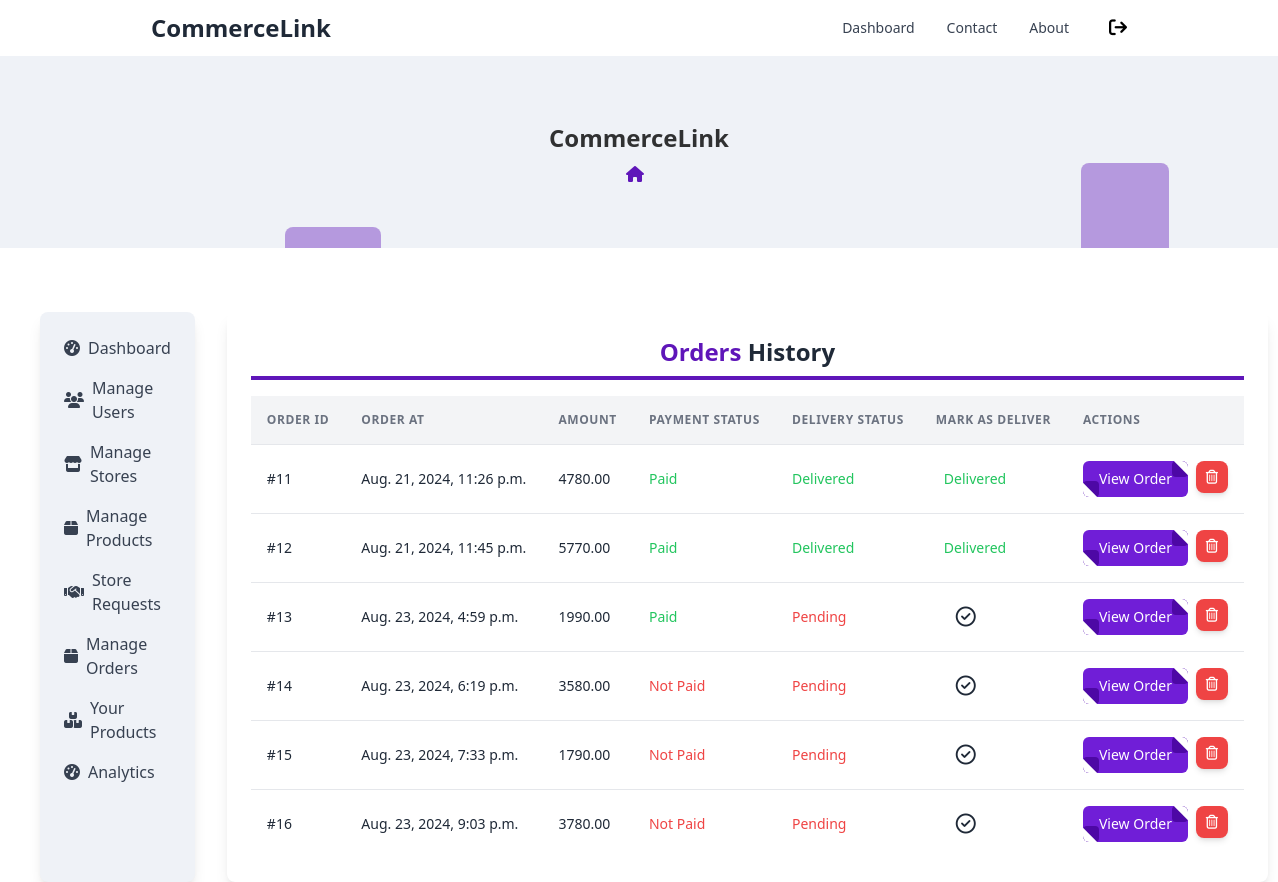
The page /admin_dashboard/all_orders/ (signed in) on the database its author committed.
### products/models.py (models this page shows, shortened)
class Order(models.Model):
    user                    = models.ForeignKey(CustomUser, on_delete=models.CASCADE)
    total_amount            = models.DecimalField(default=0, max_digits=20, decimal_places=2)
    status                  = models.BooleanField(default=False)
    address                 = models.TextField()
    city                    = models.CharField(max_length=128)
    ordered_at              = models.DateTimeField(auto_created=True)
    delivered_at            = models.DateTimeField(auto_now=True)
    is_paid                 = models.BooleanField(default=False)

### marketplace/decorators.py (the view)
        @user_passes_test(lambda u: u.is_authenticated and u.role == role, login_url='/login/')
        def _wrapped_view(request, *args, **kwargs):
            if request.user.is_authenticated and request.user.role == role:
                return view_func(request, *args, **kwargs)
            else:
                return redirect('login')

### admin_dashboard/views.py (called while the page is built)
@role_required('admin')
def all_orders(request):
    orders = Order.objects.all()
    context = {'orders': orders }
    return render(request, "admin_dashboard/all_orders.html", context)

### products/context_processors.py (called while the page is built)
def cart_summary(request):
    cart = request.session.get('cart', {})
    total_quantity = sum(cart.values())
    return {'cart_qty': total_quantity}

def store_context(request):
    store = None
    if request.user.is_authenticated:
        user = request.user
        if user.role == 'seller':
            try:
                store = Store.objects.get(user=user)
            except Store.DoesNotExist:
                store = None
    return {'store': store}

### admin_dashboard/templates/admin_dashboard/all_orders.html (shortened to what this page needs)
{% extends 'main_base.html' %}
{% block maincontent %}
<div class="w-full">
    <h1 class="text-2xl font-bold text-center text-gray-800 border-b-4 border-[#5F16B9] pb-2 mb-4">
        <span class="capitalize text-[#5F16B9]">Orders</span> History
    </h1>
    <div class="font-sans overflow-x-auto">
        {% if orders %}
        <table class="min-w-full divide-y divide-gray-200">
            <thead class="bg-gray-100 whitespace-nowrap">
                <tr>
                    <th class="px-4 py-4 text-left text-xs font-semibold text-gray-500 uppercase tracking-wider">
                        Order ID
                    </th>
                    <th class="px-4 py-4 text-left text-xs font-semibold text-gray-500 uppercase tracking-wider">
                        Order At
                    </th>
                    <th class="px-4 py-4 text-left text-xs font-semibold text-gray-500 uppercase tracking-wider">
                        Amount
                    </th>
                    <th class="px-4 py-4 text-left text-xs font-semibold text-gray-500 uppercase tracking-wider">
                        Payment Status
                    </th>
                    <th class="px-4 py-4 text-left text-xs font-semibold text-gray-500 uppercase tracking-wider">
                        Delivery Status
                    </th>
                    <th class="px-4 py-4 text-left text-xs font-semibold text-gray-500 uppercase tracking-wider">
                        Mark As Deliver
                    </th>
                    <th class="px-4 py-4 text-left text-xs font-semibold text-gray-500 uppercase tracking-wider">
                        Actions
                    </th>
                </tr>
            </thead>
            <tbody class="bg-white divide-y divide-gray-200 whitespace-nowrap">
                {% for order in orders %}
                <tr id="order-{{ order.id }}">
                    <td class="px-4 py-4 text-sm text-gray-800 capitalize">
                        #{{ order.id }}
                    </td>
                    <td class="px-4 py-4 text-sm text-gray-800">
                        {{ order.ordered_at }}
                    </td>
                    <td class="px-4 py-4 text-sm text-gray-800">
                        {{ order.total_amount }}
                    </td>
                    <td class="px-4 py-4 text-sm text-gray-800">
                        {% if order.is_paid %}
                        <span class="text-green-500">Paid</span>
                        {% else %}
                        <span class="text-red-500">Not Paid</span>
                        {% endif %}
                    </td>
                    <td class="px-4 py-4 text-sm text-gray-800">
                        {% if order.status %}
                        <span class="text-green-500">Delivered</span>
                        {% else %}
                        <span class="text-red-500">Pending</span>
                        {% endif %}
                    </td>
                    <td class="px-4 py-4 text-sm text-gray-800">
                        {% if not order.status %}
                        <button class="mark-delivered cursor-pointer hover:text-[#5F16B9] outline-none duration-300" data-id="{{ order.id }}" title="Mark Delivered">
                            <i class="fa-regular fa-circle-check text-xl ml-5"></i>
                        </button>
                        {% else %}
                        <span class="text-green-500 ml-2">Delivered</span>
                        {% endif %}
                    </td>
                    <td class="px-4 py-4 text-sm text-gray-800 flex gap-2">
                        <a href="{% url 'order_summary' order_id=order.id %}">
                            <button class="relative flex items-center px-4 py-2 overflow-hidden font-medium transition-all bg-[#701ED7] rounded-md group">
                                <span class="absolute top-0 right-0 inline-block w-4 h-4 transition-all duration-500 ease-in-out bg-[#4D08A5] rounded group-hover:-mr-4 group-hover:-mt-4">
                                    <span class="absolute top-0 right-0 w-5 h-5 rotate-45 translate-x-1/2 -translate-y-1/2 bg-white"></span>
                                </span>
                                <span class="absolute bottom-0 rotate-180 left-0 inline-block w-4 h-4 transition-all duration-500 ease-in-out bg-[#4D08A5] rounded group-hover:-ml-4 group-hover:-mb-4">
                                    <span class="absolute top-0 right-0 w-5 h-5 rotate-45 translate-x-1/2 -translate-y-1/2 bg-white"></span>
                                </span>
                                <span class="relative w-full text-left text-white transition-colors duration-200 ease-in-out group-hover:text-white">View Order</span>
                            </button>
                        </a>
                        <button class="delete-item w-8 h-8 flex items-center justify-center bg-red-500 text-white font-bold rounded-lg shadow-md hover:bg-red-600 transition-colors duration-300" data-id="{{ order.id }}">
                            <i class="fa-regular fa-trash-can"></i>
                        </button>
                    </td>
                </tr>
                {% endfor %}
            </tbody>
        </table>
        {% else %}
        <p class="m-4 text-lg text-gray-700 text-center bg-gray-100 p-4 rounded-lg">
            No one placed any orders yet!
        </p>
        {% endif %}
    </div>
</div>
{% endblock %}

### rows shown on the page
Order: id "11", ordered_at "Aug. 21, 2024, 11:26 p.m.", total_amount "4780.00", is_paid "Paid", status "Delivered"
Order: id "12", ordered_at "Aug. 21, 2024, 11:45 p.m.", total_amount "5770.00", is_paid "Paid", status "Delivered"
Order: id "13", ordered_at "Aug. 23, 2024, 4:59 p.m.", total_amount "1990.00", is_paid "Paid", status "Pending"
Order: id "14", ordered_at "Aug. 23, 2024, 6:19 p.m.", total_amount "3580.00", is_paid "Not Paid", status "Pending"
Order: id "15", ordered_at "Aug. 23, 2024, 7:33 p.m.", total_amount "1790.00", is_paid "Not Paid", status "Pending"
Order: id "16", ordered_at "Aug. 23, 2024, 9:03 p.m.", total_amount "3780.00", is_paid "Not Paid", status "Pending"
